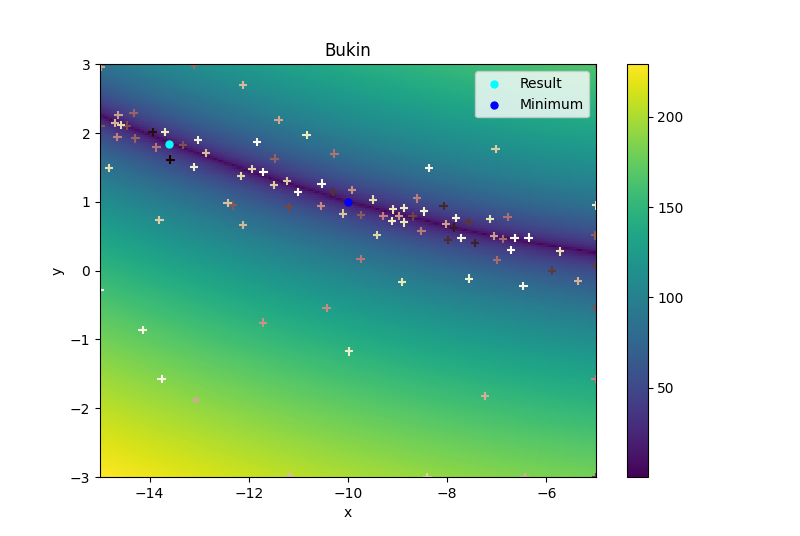

This chart was generated by the following Python code:
import numpy as np
import matplotlib.pyplot as plt

def func(x, y):
    """
    returns the negative of the Bukin function
    """
    return -(100*np.sqrt(np.abs(y-0.01*x**2))+0.01*np.abs(x+10))

# generate 2 2d grids for the x & y bounds
y, x = np.meshgrid(np.linspace(-3, 3, 200), np.linspace(-15, -5, 200))
#z as a function of x and y
z=100*np.sqrt(np.abs(y-0.01*x**2))+0.01*np.abs(x+10)


from bayes_opt import BayesianOptimization

# Bounded region of parameter space
pbounds = {'x': (-15, -5), 'y': (-3, 3)}


optimizer = BayesianOptimization(
    f=func,
    pbounds=pbounds,
    verbose=2, # verbose = 1 prints only when a maximum is observed, verbose = 0 is silent
    random_state=1,
)

init=100
iter=100

optimizer.maximize(
    init_points=init,
    n_iter=iter,
)

print(optimizer.max)

#get probed coordinates
xcoords=[]
ycoords=[]
for i, res in enumerate(optimizer.res):
    #print("Iteration {}: \n\t{}".format(i, res))
    xcoords.append(res['params']['x'])
    ycoords.append(res['params']['y'])

xcoords=np.array(xcoords)
xinit=xcoords[:init]
xiter=xcoords[init:]
ycoords=np.array(ycoords)
yinit=ycoords[:init]
yiter=ycoords[init:]

# x and y are bounds, so z should be the value *inside* those bounds.
# Therefore, remove the last value from the z array.
z = z[:-1, :-1]
z_min, z_max = z.min(), np.abs(z).max()

fig, ax = plt.subplots()

c = ax.pcolormesh(x, y, z, vmin=z_min, vmax=z_max)
ax.set_title('Bukin')
# set the limits of the plot to the limits of the data
ax.axis([x.min(), x.max(), y.min(), y.max()])
fig.colorbar(c, ax=ax)
markers=range(len(xiter))
#plt.scatter(xinit,yinit,s=10, color="black")
plt.scatter(xiter,yiter,c=markers,cmap="pink", marker="+")
plt.scatter(optimizer.max["params"]["x"],optimizer.max["params"]["y"],color="cyan", s=25,label="Result")
plt.scatter(-10,1,color="blue",label="Minimum",s=25)
plt.xlabel("x")
plt.ylabel("y")
plt.legend()
plt.show()
